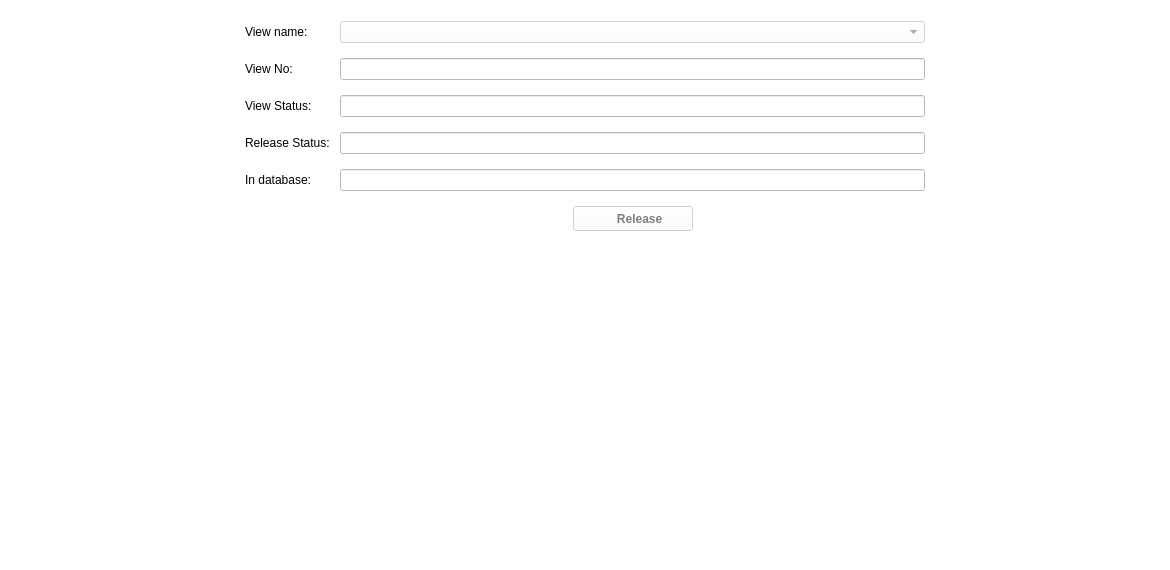
<?xml version="1.0" encoding="UTF-8"?>
<ui version="4.0">
 <class>frmRelease</class>
 <widget class="QWidget" name="frmRelease">
  <property name="geometry">
   <rect>
    <x>0</x>
    <y>0</y>
    <width>1170</width>
    <height>570</height>
   </rect>
  </property>
  <property name="palette">
   <palette>
    <active>
     <colorrole role="WindowText">
      <brush brushstyle="SolidPattern">
       <color alpha="255">
        <red>0</red>
        <green>0</green>
        <blue>0</blue>
       </color>
      </brush>
     </colorrole>
     <colorrole role="Button">
      <brush brushstyle="SolidPattern">
       <color alpha="255">
        <red>255</red>
        <green>255</green>
        <blue>255</blue>
       </color>
      </brush>
     </colorrole>
     <colorrole role="Light">
      <brush brushstyle="SolidPattern">
       <color alpha="255">
        <red>255</red>
        <green>255</green>
        <blue>255</blue>
       </color>
      </brush>
     </colorrole>
     <colorrole role="Midlight">
      <brush brushstyle="SolidPattern">
       <color alpha="255">
        <red>255</red>
        <green>255</green>
        <blue>255</blue>
       </color>
      </brush>
     </colorrole>
     <colorrole role="Dark">
      <brush brushstyle="SolidPattern">
       <color alpha="255">
        <red>127</red>
        <green>127</green>
        <blue>127</blue>
       </color>
      </brush>
     </colorrole>
     <colorrole role="Mid">
      <brush brushstyle="SolidPattern">
       <color alpha="255">
        <red>170</red>
        <green>170</green>
        <blue>170</blue>
       </color>
      </brush>
     </colorrole>
     <colorrole role="Text">
      <brush brushstyle="SolidPattern">
       <color alpha="255">
        <red>0</red>
        <green>0</green>
        <blue>0</blue>
       </color>
      </brush>
     </colorrole>
     <colorrole role="BrightText">
      <brush brushstyle="SolidPattern">
       <color alpha="255">
        <red>255</red>
        <green>255</green>
        <blue>255</blue>
       </color>
      </brush>
     </colorrole>
     <colorrole role="ButtonText">
      <brush brushstyle="SolidPattern">
       <color alpha="255">
        <red>0</red>
        <green>0</green>
        <blue>0</blue>
       </color>
      </brush>
     </colorrole>
     <colorrole role="Base">
      <brush brushstyle="SolidPattern">
       <color alpha="255">
        <red>255</red>
        <green>255</green>
        <blue>255</blue>
       </color>
      </brush>
     </colorrole>
     <colorrole role="Window">
      <brush brushstyle="SolidPattern">
       <color alpha="255">
        <red>255</red>
        <green>255</green>
        <blue>255</blue>
       </color>
      </brush>
     </colorrole>
     <colorrole role="Shadow">
      <brush brushstyle="SolidPattern">
       <color alpha="255">
        <red>0</red>
        <green>0</green>
        <blue>0</blue>
       </color>
      </brush>
     </colorrole>
     <colorrole role="AlternateBase">
      <brush brushstyle="SolidPattern">
       <color alpha="255">
        <red>255</red>
        <green>255</green>
        <blue>255</blue>
       </color>
      </brush>
     </colorrole>
     <colorrole role="ToolTipBase">
      <brush brushstyle="SolidPattern">
       <color alpha="255">
        <red>255</red>
        <green>255</green>
        <blue>220</blue>
       </color>
      </brush>
     </colorrole>
     <colorrole role="ToolTipText">
      <brush brushstyle="SolidPattern">
       <color alpha="255">
        <red>0</red>
        <green>0</green>
        <blue>0</blue>
       </color>
      </brush>
     </colorrole>
     <colorrole role="PlaceholderText">
      <brush brushstyle="SolidPattern">
       <color alpha="127">
        <red>0</red>
        <green>0</green>
        <blue>0</blue>
       </color>
      </brush>
     </colorrole>
     <colorrole role="Accent">
      <brush brushstyle="SolidPattern">
       <color alpha="255">
        <red>255</red>
        <green>255</green>
        <blue>255</blue>
       </color>
      </brush>
     </colorrole>
    </active>
    <inactive>
     <colorrole role="WindowText">
      <brush brushstyle="SolidPattern">
       <color alpha="255">
        <red>0</red>
        <green>0</green>
        <blue>0</blue>
       </color>
      </brush>
     </colorrole>
     <colorrole role="Button">
      <brush brushstyle="SolidPattern">
       <color alpha="255">
        <red>255</red>
        <green>255</green>
        <blue>255</blue>
       </color>
      </brush>
     </colorrole>
     <colorrole role="Light">
      <brush brushstyle="SolidPattern">
       <color alpha="255">
        <red>255</red>
        <green>255</green>
        <blue>255</blue>
       </color>
      </brush>
     </colorrole>
     <colorrole role="Midlight">
      <brush brushstyle="SolidPattern">
       <color alpha="255">
        <red>255</red>
        <green>255</green>
        <blue>255</blue>
       </color>
      </brush>
     </colorrole>
     <colorrole role="Dark">
      <brush brushstyle="SolidPattern">
       <color alpha="255">
        <red>127</red>
        <green>127</green>
        <blue>127</blue>
       </color>
      </brush>
     </colorrole>
     <colorrole role="Mid">
      <brush brushstyle="SolidPattern">
       <color alpha="255">
        <red>170</red>
        <green>170</green>
        <blue>170</blue>
       </color>
      </brush>
     </colorrole>
     <colorrole role="Text">
      <brush brushstyle="SolidPattern">
       <color alpha="255">
        <red>0</red>
        <green>0</green>
        <blue>0</blue>
       </color>
      </brush>
     </colorrole>
     <colorrole role="BrightText">
      <brush brushstyle="SolidPattern">
       <color alpha="255">
        <red>255</red>
        <green>255</green>
        <blue>255</blue>
       </color>
      </brush>
     </colorrole>
     <colorrole role="ButtonText">
      <brush brushstyle="SolidPattern">
       <color alpha="255">
        <red>0</red>
        <green>0</green>
        <blue>0</blue>
       </color>
      </brush>
     </colorrole>
     <colorrole role="Base">
      <brush brushstyle="SolidPattern">
       <color alpha="255">
        <red>255</red>
        <green>255</green>
        <blue>255</blue>
       </color>
      </brush>
     </colorrole>
     <colorrole role="Window">
      <brush brushstyle="SolidPattern">
       <color alpha="255">
        <red>255</red>
        <green>255</green>
        <blue>255</blue>
       </color>
      </brush>
     </colorrole>
     <colorrole role="Shadow">
      <brush brushstyle="SolidPattern">
       <color alpha="255">
        <red>0</red>
        <green>0</green>
        <blue>0</blue>
       </color>
      </brush>
     </colorrole>
     <colorrole role="AlternateBase">
      <brush brushstyle="SolidPattern">
       <color alpha="255">
        <red>255</red>
        <green>255</green>
        <blue>255</blue>
       </color>
      </brush>
     </colorrole>
     <colorrole role="ToolTipBase">
      <brush brushstyle="SolidPattern">
       <color alpha="255">
        <red>255</red>
        <green>255</green>
        <blue>220</blue>
       </color>
      </brush>
     </colorrole>
     <colorrole role="ToolTipText">
      <brush brushstyle="SolidPattern">
       <color alpha="255">
        <red>0</red>
        <green>0</green>
        <blue>0</blue>
       </color>
      </brush>
     </colorrole>
     <colorrole role="PlaceholderText">
      <brush brushstyle="SolidPattern">
       <color alpha="127">
        <red>0</red>
        <green>0</green>
        <blue>0</blue>
       </color>
      </brush>
     </colorrole>
     <colorrole role="Accent">
      <brush brushstyle="SolidPattern">
       <color alpha="255">
        <red>255</red>
        <green>255</green>
        <blue>255</blue>
       </color>
      </brush>
     </colorrole>
    </inactive>
    <disabled>
     <colorrole role="WindowText">
      <brush brushstyle="SolidPattern">
       <color alpha="255">
        <red>127</red>
        <green>127</green>
        <blue>127</blue>
       </color>
      </brush>
     </colorrole>
     <colorrole role="Button">
      <brush brushstyle="SolidPattern">
       <color alpha="255">
        <red>255</red>
        <green>255</green>
        <blue>255</blue>
       </color>
      </brush>
     </colorrole>
     <colorrole role="Light">
      <brush brushstyle="SolidPattern">
       <color alpha="255">
        <red>255</red>
        <green>255</green>
        <blue>255</blue>
       </color>
      </brush>
     </colorrole>
     <colorrole role="Midlight">
      <brush brushstyle="SolidPattern">
       <color alpha="255">
        <red>255</red>
        <green>255</green>
        <blue>255</blue>
       </color>
      </brush>
     </colorrole>
     <colorrole role="Dark">
      <brush brushstyle="SolidPattern">
       <color alpha="255">
        <red>127</red>
        <green>127</green>
        <blue>127</blue>
       </color>
      </brush>
     </colorrole>
     <colorrole role="Mid">
      <brush brushstyle="SolidPattern">
       <color alpha="255">
        <red>170</red>
        <green>170</green>
        <blue>170</blue>
       </color>
      </brush>
     </colorrole>
     <colorrole role="Text">
      <brush brushstyle="SolidPattern">
       <color alpha="255">
        <red>127</red>
        <green>127</green>
        <blue>127</blue>
       </color>
      </brush>
     </colorrole>
     <colorrole role="BrightText">
      <brush brushstyle="SolidPattern">
       <color alpha="255">
        <red>255</red>
        <green>255</green>
        <blue>255</blue>
       </color>
      </brush>
     </colorrole>
     <colorrole role="ButtonText">
      <brush brushstyle="SolidPattern">
       <color alpha="255">
        <red>127</red>
        <green>127</green>
        <blue>127</blue>
       </color>
      </brush>
     </colorrole>
     <colorrole role="Base">
      <brush brushstyle="SolidPattern">
       <color alpha="255">
        <red>255</red>
        <green>255</green>
        <blue>255</blue>
       </color>
      </brush>
     </colorrole>
     <colorrole role="Window">
      <brush brushstyle="SolidPattern">
       <color alpha="255">
        <red>255</red>
        <green>255</green>
        <blue>255</blue>
       </color>
      </brush>
     </colorrole>
     <colorrole role="Shadow">
      <brush brushstyle="SolidPattern">
       <color alpha="255">
        <red>0</red>
        <green>0</green>
        <blue>0</blue>
       </color>
      </brush>
     </colorrole>
     <colorrole role="AlternateBase">
      <brush brushstyle="SolidPattern">
       <color alpha="255">
        <red>255</red>
        <green>255</green>
        <blue>255</blue>
       </color>
      </brush>
     </colorrole>
     <colorrole role="ToolTipBase">
      <brush brushstyle="SolidPattern">
       <color alpha="255">
        <red>255</red>
        <green>255</green>
        <blue>220</blue>
       </color>
      </brush>
     </colorrole>
     <colorrole role="ToolTipText">
      <brush brushstyle="SolidPattern">
       <color alpha="255">
        <red>0</red>
        <green>0</green>
        <blue>0</blue>
       </color>
      </brush>
     </colorrole>
     <colorrole role="PlaceholderText">
      <brush brushstyle="SolidPattern">
       <color alpha="127">
        <red>127</red>
        <green>127</green>
        <blue>127</blue>
       </color>
      </brush>
     </colorrole>
     <colorrole role="Accent">
      <brush brushstyle="SolidPattern">
       <color alpha="255">
        <red>255</red>
        <green>255</green>
        <blue>255</blue>
       </color>
      </brush>
     </colorrole>
    </disabled>
   </palette>
  </property>
  <property name="windowTitle">
   <string>Form</string>
  </property>
  <layout class="QHBoxLayout" name="horizontalLayout_2">
   <item>
    <spacer name="horizontalSpacer_4">
     <property name="orientation">
      <enum>Qt::Horizontal</enum>
     </property>
     <property name="sizeHint" stdset="0">
      <size>
       <width>321</width>
       <height>20</height>
      </size>
     </property>
    </spacer>
   </item>
   <item>
    <layout class="QVBoxLayout" name="verticalLayout">
     <item>
      <widget class="QWidget" name="widget" native="true">
       <property name="minimumSize">
        <size>
         <width>700</width>
         <height>0</height>
        </size>
       </property>
       <layout class="QFormLayout" name="formLayout">
        <property name="horizontalSpacing">
         <number>10</number>
        </property>
        <property name="verticalSpacing">
         <number>15</number>
        </property>
        <property name="leftMargin">
         <number>10</number>
        </property>
        <property name="topMargin">
         <number>10</number>
        </property>
        <property name="rightMargin">
         <number>10</number>
        </property>
        <property name="bottomMargin">
         <number>10</number>
        </property>
        <item row="0" column="0">
         <widget class="QLabel" name="label">
          <property name="text">
           <string>View name:</string>
          </property>
         </widget>
        </item>
        <item row="0" column="1">
         <widget class="QComboBox" name="cbbReleaseView">
          <property name="enabled">
           <bool>false</bool>
          </property>
         </widget>
        </item>
        <item row="1" column="0">
         <widget class="QLabel" name="label_3">
          <property name="text">
           <string>View No:</string>
          </property>
         </widget>
        </item>
        <item row="1" column="1">
         <widget class="QLineEdit" name="leReleaseViewNo">
          <property name="enabled">
           <bool>false</bool>
          </property>
         </widget>
        </item>
        <item row="2" column="0">
         <widget class="QLabel" name="label_2">
          <property name="text">
           <string>View Status:</string>
          </property>
         </widget>
        </item>
        <item row="2" column="1">
         <widget class="QLineEdit" name="leReleaseViewStatus">
          <property name="enabled">
           <bool>false</bool>
          </property>
         </widget>
        </item>
        <item row="3" column="0">
         <widget class="QLabel" name="label_4">
          <property name="text">
           <string>Release Status:</string>
          </property>
         </widget>
        </item>
        <item row="3" column="1">
         <widget class="QLineEdit" name="leReleaseStatus">
          <property name="enabled">
           <bool>false</bool>
          </property>
         </widget>
        </item>
        <item row="5" column="0">
         <spacer name="horizontalSpacer">
          <property name="orientation">
           <enum>Qt::Horizontal</enum>
          </property>
          <property name="sizeHint" stdset="0">
           <size>
            <width>40</width>
            <height>20</height>
           </size>
          </property>
         </spacer>
        </item>
        <item row="5" column="1">
         <layout class="QHBoxLayout" name="horizontalLayout">
          <item>
           <spacer name="horizontalSpacer_3">
            <property name="orientation">
             <enum>Qt::Horizontal</enum>
            </property>
            <property name="sizeHint" stdset="0">
             <size>
              <width>40</width>
              <height>20</height>
             </size>
            </property>
           </spacer>
          </item>
          <item>
           <widget class="QPushButton" name="btnReleaseAdd">
            <property name="enabled">
             <bool>false</bool>
            </property>
            <property name="minimumSize">
             <size>
              <width>120</width>
              <height>25</height>
             </size>
            </property>
            <property name="maximumSize">
             <size>
              <width>120</width>
              <height>25</height>
             </size>
            </property>
            <property name="font">
             <font>
              <bold>true</bold>
             </font>
            </property>
            <property name="text">
             <string>    Release</string>
            </property>
            <property name="icon">
             <iconset resource="images.qrc">
              <normaloff>:/images/images/writing.png</normaloff>:/images/images/writing.png</iconset>
            </property>
           </widget>
          </item>
          <item>
           <spacer name="horizontalSpacer_2">
            <property name="orientation">
             <enum>Qt::Horizontal</enum>
            </property>
            <property name="sizeHint" stdset="0">
             <size>
              <width>40</width>
              <height>20</height>
             </size>
            </property>
           </spacer>
          </item>
         </layout>
        </item>
        <item row="4" column="0">
         <widget class="QLabel" name="label_5">
          <property name="text">
           <string>In database:</string>
          </property>
         </widget>
        </item>
        <item row="4" column="1">
         <widget class="QLineEdit" name="leReleaseInDB">
          <property name="enabled">
           <bool>false</bool>
          </property>
         </widget>
        </item>
       </layout>
      </widget>
     </item>
     <item>
      <spacer name="verticalSpacer">
       <property name="orientation">
        <enum>Qt::Vertical</enum>
       </property>
       <property name="sizeHint" stdset="0">
        <size>
         <width>20</width>
         <height>40</height>
        </size>
       </property>
      </spacer>
     </item>
    </layout>
   </item>
   <item>
    <spacer name="horizontalSpacer_5">
     <property name="orientation">
      <enum>Qt::Horizontal</enum>
     </property>
     <property name="sizeHint" stdset="0">
      <size>
       <width>321</width>
       <height>20</height>
      </size>
     </property>
    </spacer>
   </item>
  </layout>
 </widget>
 <resources>
  <include location="images.qrc"/>
 </resources>
 <connections/>
</ui>
